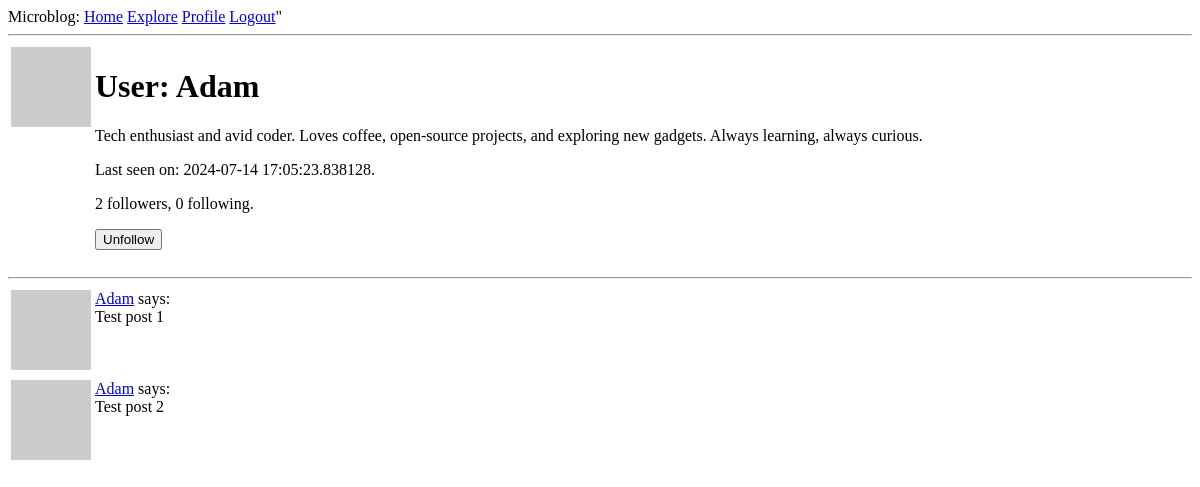
Page /user/Adam (signed in) on the earlier database version.
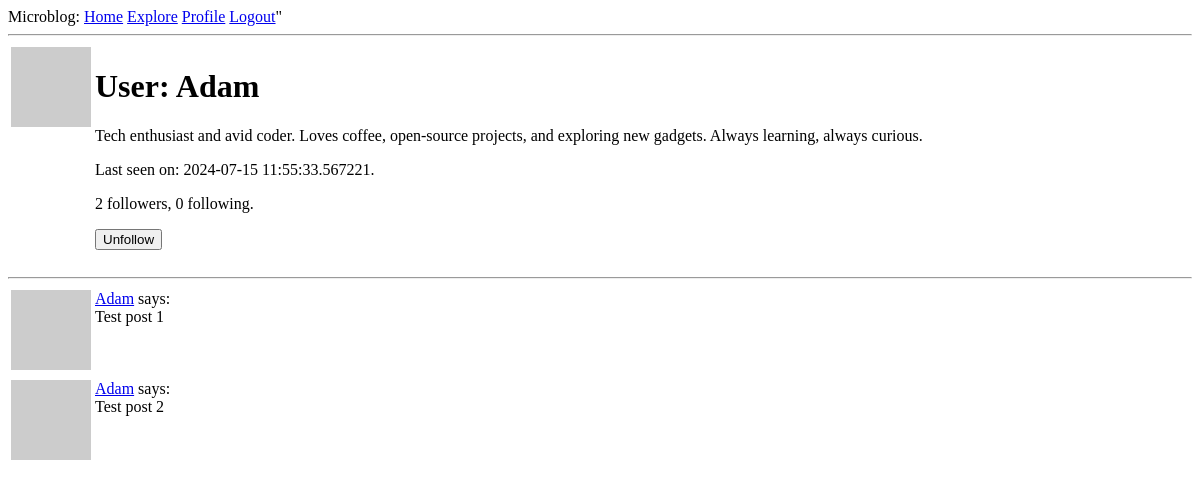
Same page on the later database version.
### app/models.py (models this page shows, shortened)
class User(UserMixin, db.Model):
    id: so.Mapped[int] = so.mapped_column(primary_key=True)
    username: so.Mapped[str] = so.mapped_column(sa.String(64), index=True, unique=True)
    email: so.Mapped[str] = so.mapped_column(sa.String(120), index=True, unique=True)
    password_hash: so.Mapped[Optional[str]] = so.mapped_column(sa.String(256))
    about_me: so.Mapped[Optional[str]] = so.mapped_column(sa.String(140))
    last_seen: so.Mapped[Optional[datetime]] = so.mapped_column(default=lambda: datetime.now(timezone.utc))
    posts: so.WriteOnlyMapped['Post'] = so.relationship(back_populates='author')
    following: so.WriteOnlyMapped['User'] = so.relationship(
        secondary=followers,
        primaryjoin=(followers.c.follower_id == id),
        secondaryjoin=(followers.c.followed_id == id),
        back_populates='followers'
    )
    followers: so.WriteOnlyMapped['User'] = so.relationship(
        secondary=followers,
        primaryjoin=(followers.c.followed_id == id),
        secondaryjoin=(followers.c.follower_id == id),
        back_populates='following'
    )
    def avatar(self, size):
        digest = md5(self.email.lower().encode('utf-8')).hexdigest()
        return f'https://www.gravatar.com/avatar/{digest}?d=identicon&s={size}'
    def is_following(self, user):
        query = self.following.select().where(User.id == user.id)
        return db.session.scalar(query) is not None
    def followers_count(self):
        query = sa.select(sa.func.count()).select_from(self.followers.select().subquery())
        return db.session.scalar(query)
    def following_count(self):
        query = sa.select(sa.func.count()).select_from(self.following.select().subquery())
        return db.session.scalar(query)

### app/routes.py (the view)
@app.route('/user/<username>')
@login_required
def user(username):
    user = db.first_or_404(sa.select(User).where(User.username == username))
    posts = [
        {'author': user, 'body': 'Test post 1'},
        {'author': user, 'body': 'Test post 2'},
    ]
    form = EmptyForm()
    return render_template('user.html', user=user, posts=posts, form=form)

### app/forms.py
class EmptyForm(FlaskForm):
    submit = SubmitField('Submit')

### app/models.py (called while the page is built)
@login.user_loader
def load_user(id):
    return db.session.get(User, int(id))

### app/routes.py (called while the page is built)
@app.before_request
def before_request():
    if current_user.is_authenticated:
        current_user.last_seen = datetime.now(timezone.utc)
        db.session.commit()

### app/templates/user.html (shortened to what this page needs)
{% extends "base.html" %}
{% block content %}
    <table>
        <tr valign="top">
            <td><img src="{{ user.avatar(128) }}"></td>
            <td>
                <h1>User: {{ user.username }} </h1>
                {% if user.about_me %}<p>{{ user.about_me }}</p>{% endif %}
                {% if user.last_seen %}<p>Last seen on: {{ user.last_seen }}.</p>{% endif %}
                <p>{{ user.followers_count() }} followers, {{ user.following_count() }} following.</p>
                {% if user == current_user %}
                <p><a href="{{ url_for('edit_profile') }}">Edit your profile</a></p>
                {% else %}
                <p>
                    <form action="{{ url_for('unfollow', username=user.username)}}" method="post">
                        {{ form.submit(value='Unfollow')}}
                    </form>
                </p>
                {% endif %}
            </td>
        </tr>
    </table>
    <hr>
    {% for post in posts %}
        {% include "_post.html" %}
    {% endfor %}
{% endblock %}

### app/templates/_post.html
<table>
    <tr valign="top">
        <td><img src="{{ post.author.avatar(36) }}"></td>
        <td>
            <a href="{{ url_for('user', username=post.author.username) }}"> {{ post.author.username }}</a> says:<br>{{ post.body }}
        </td>
    </tr>
</table>

Differences in the rows shown:
changed User "Adam": last_seen "2024-07-14 17:05:23.838128" → "2024-07-15 11:55:33.567221"
